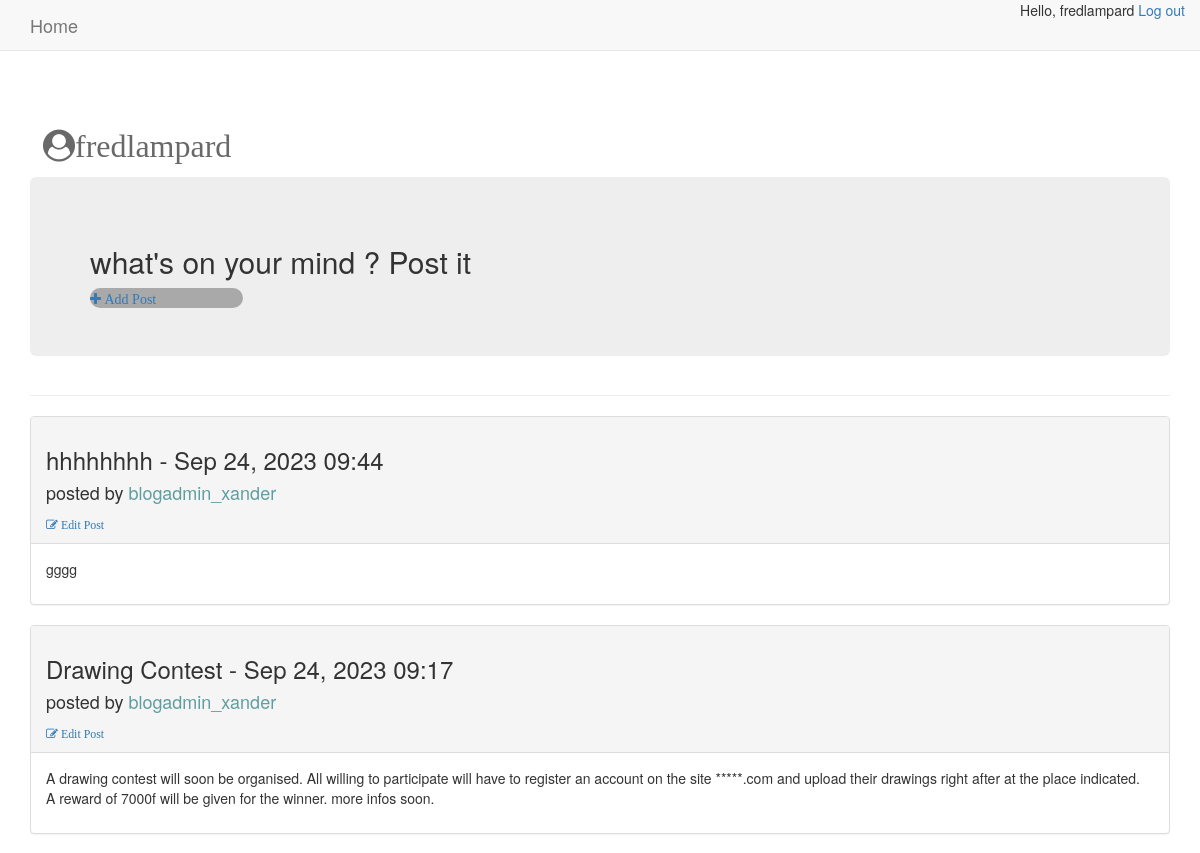
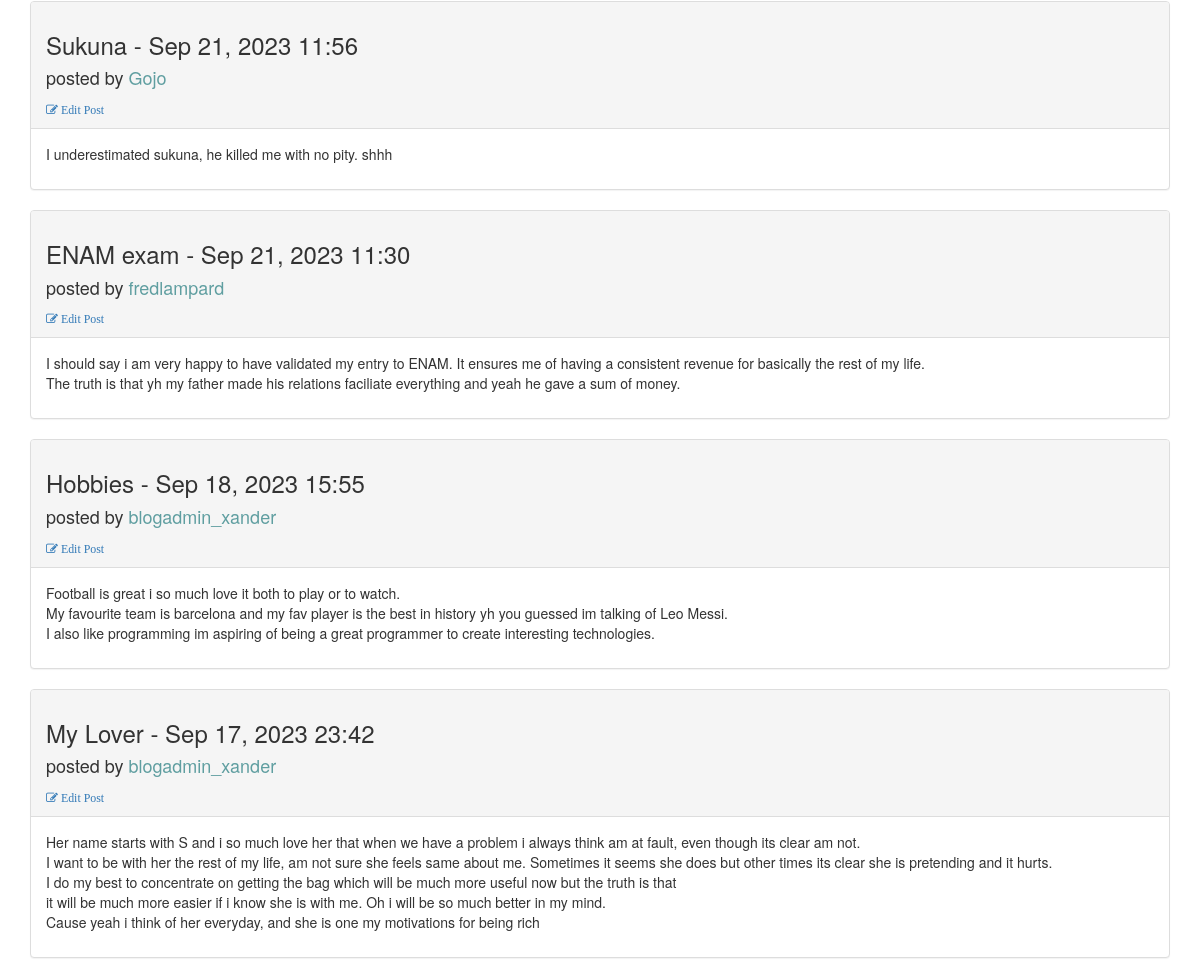
Screenshot of / (signed in) with the database file from the repository (2 pictures, top to bottom).
### blogs/models.py (models this page shows, shortened)
class BlogPost(models.Model):
    title=models.CharField(max_length=20)
    text=models.TextField()
    date_added=models.DateTimeField(auto_now_add=True)
    owner=models.ForeignKey(User,models.CASCADE)

### blogs/views.py (the view)
# urls.py: 2. Add a URL to urlpatterns:  path('', views.home, name='home')
def home(request):
    posts=BlogPost.objects.order_by('-date_added')
    context={'posts':posts}
    return render(request,"blogs/home.html",context)

### blogs/templates/blogs/home.html
{% extends "blogs/base.html" %}
{%block header%}
{% if user.is_authenticated %}
<div style="width: 30%;
padding: 10px;">
<a style="padding: 3px; color: dimgray; font-size: 32px;" href="{% url 'users:profile' user.id %}">
    <i class="fa fa-user-circle">{{user.username}}</i>
</a>
</div>
{% endif %}
<div class="jumbotron">
    <h2>what's on your mind ? Post it</h2>
    <div style="background:darkgray; width: 15%; border-radius: 10px;">
        <a href="{% url 'blogs:add_post' %}" >
        <i class="fa fa-plus"> Add Post</i></a>
    </div>
</div>
{% endblock header%}
{% block content %}
{% for post in posts %}
<div class="panel panel-default">
    <div class="panel-heading">
        <h3>
            {{post.title}} - {{post.date_added |date:'M d, Y H:i'}}
            <h4>posted by <a style="color:cadetblue;"
                 href="{% url 'users:profile' post.owner.id %}">{{post.owner}}</a></h4>
            <small>
                <a href="{% url 'blogs:edit_post' post.id %}">
                    <i class="fa fa-edit"> Edit Post</i></a>
            </small>
        </h3>
    </div>
    <div class="panel-body">
        {{post.text | linebreaks}}
    </div>
</div>
{% endfor %}
{% endblock content %}

### blogs/templates/blogs/base.html (shortened to what this page needs)
{% load bootstrap3 %}
<!DOCTYPE html>
<html lang="eng">
<head>
    <link rel="stylesheet" href="https://cdnjs.cloudflare.com/ajax/libs/font-awesome/4.7.0/css/font-awesome.min.css">
{% bootstrap_css %}
</head>
<body>
<nav class="navbar navbar-default navbar-static-top">
    <div class="container">
        <div class="navbar-header">
            <a class="navbar-brand" href="{% url 'blogs:home' %}">Home</a>
        </div>
        <div id="navbar" class="navbar-collapse collapse">
            <ul class="nav navbar-nav navbar-right ">
                {% if user.is_authenticated %}
                Hello, {{user.username}} <a href="{% url 'users:logout' %}"> Log out</a>
                {% else %}
                <li><a href="{% url 'users:register' %}">register</a></li>
                <li><a href="{% url 'users:login' %}">login</a></li>
                {% endif %}
            </ul>
        </div>
    </div>
</nav>
<div class="container">
    <div class="page-header">
        {%block header%}{% endblock header %}
    </div>
    <div>
        {%block content%}{% endblock content %}
    </div>
</div>
</body>
</html>

### rows the page displays
BlogPost: title "hhhhhhhh", date_added "Sep 24, 2023 09:44", owner "blogadmin_xander", text "gggg"
BlogPost: title "Drawing Contest", date_added "Sep 24, 2023 09:17", owner "blogadmin_xander", text "A drawing contest will soon be organised. All willing to participate will have to register an account on the site *****.com and upload their drawings right after at the place indicated. A reward of 7000f will be given for the winner. more infos soon."
BlogPost: title "Sukuna", date_added "Sep 21, 2023 11:56", owner "Gojo", text "I underestimated sukuna, he killed me with no pity. shhh"
BlogPost: title "ENAM exam", date_added "Sep 21, 2023 11:30", owner "fredlampard", text "I should say i am very happy to have validated my entry to ENAM. It ensures me of having a consistent revenue for basically the rest of my life. The truth is that yh my father made his relations faciliate everything and yeah he gave a sum of money."
BlogPost: title "Hobbies", date_added "Sep 18, 2023 15:55", owner "blogadmin_xander", text "Football is great i so much love it both to play or to watch. My favourite team is barcelona and my fav player is the best in history yh you guessed im talking of Leo Messi. I also like programming im aspiring of being a great programmer to create interesting technologies."
BlogPost: title "My Lover", date_added "Sep 17, 2023 23:42", owner "blogadmin_xander", text "Her name starts with S and i so much love her that when we have a problem i always think am at fault, even though its clear am not. I want to be with her the rest of my life, am not sure she feels same about me. Sometimes it seems she does but other times its clear she is pretending and it hurts. I do my best to concentrate on getting the bag which will be much more useful now but the truth is that it will be much more easier if i know she is with me. Oh i will be so much better in my mind. Cause yeah i think of her everyday, and she is one my motivations for being rich"

### other values shown
{{ user.username }} "fredlampard"
